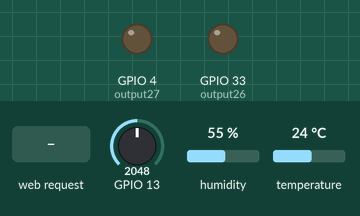
Bench run of a sketch on a simulated ESP32. Parts: output pins drawn as LEDs (lit = HIGH). The inputs (shaded band) are chosen by the test bench; at power-on: GPIO 13 = 2048, humidity 55 %, temperature 24 °C. WiFi joins after 1.5 s; servers stay silent unless stated; what the sketch prints to the serial monitor is not drawn.

Above: at 2.7 s.
2.8 s: HTTP request GET /26/on received
At 3.3 s:
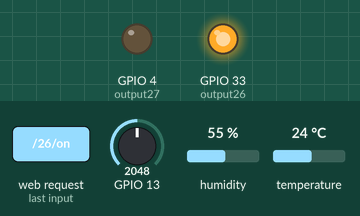
4.3 s: HTTP request GET /27/on received
At 5.5 s:
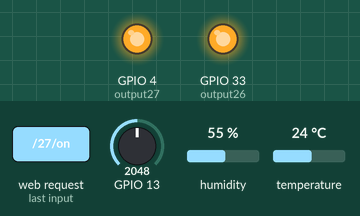
5.8 s: HTTP request GET /26/off received
At 6.8 s:
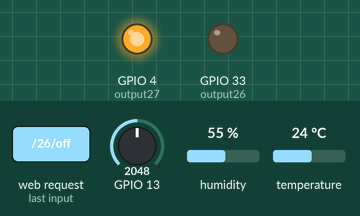
7.3 s: HTTP request GET /27/off received
At 8.0 s:
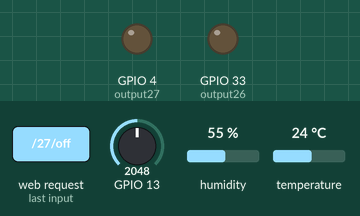
Timing chart, 0 to 9.8 s (numbered marks = the images above; inputs shaded):
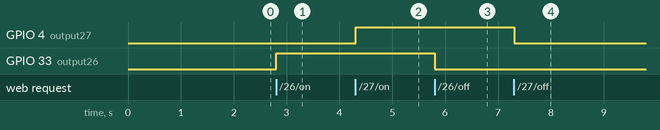

Measured:
- after the input at 2.8 s, GPIO 33 (output26): LOW → HIGH at once
- after the input at 4.3 s, GPIO 4 (output27): LOW → HIGH at once
- after the input at 5.8 s, GPIO 33 (output26): HIGH → LOW at once
- after the input at 7.3 s, GPIO 4 (output27): HIGH → LOW at once

The sketch:

send_data_sheet.ino
```cpp
/*********
  Rui Santos
  Complete project details at https://randomnerdtutorials.com
*********/

// Load Wi-Fi library
#include <WiFi.h>
#include "soc/soc.h"
#include "soc/rtc_cntl_reg.h"
#include "DHT.h"
#include <HTTPClient.h>

#define DHTTYPE DHT11   // DHT 11
#define DHTPIN 12     // Digital pin connected to the DHT sensor


// Replace with your network credentials
const char* ssid = "NETGEAR95";
const char* password = "aquaticpiano858";

// Set web server port number to 80
WiFiServer server(80);

// Variable to store the HTTP request
String header;

// Auxiliar variables to store the current output state
String output26State = "off";
String output27State = "off";

// Assign output variables to GPIO pins
const int output26 = 33;
const int output27 = 4;

// Current time
unsigned long currentTime = millis();
// Previous time
unsigned long previousTime = 0;
// Define timeout time in milliseconds (example: 2000ms = 2s)
const long timeoutTime = 2000;

String GOOGLE_SCRIPT_ID = "AKfycbzm2Q_81_XIOcQyOCKJzlbb3Z8lDELFR8tGbGER9uQyXp4gOxTLBsdZCQAhfyeT80SS";    // change Gscript ID


DHT dht(DHTPIN, DHTTYPE);

void setup() {
  WRITE_PERI_REG(RTC_CNTL_BROWN_OUT_REG, 0);

  Serial.begin(115200);
  // Initialize the output variables as outputs
  pinMode(output26, OUTPUT);
  pinMode(output27, OUTPUT);
  // Set outputs to LOW
  digitalWrite(output26, LOW);
  digitalWrite(output27, LOW);

  // Connect to Wi-Fi network with SSID and password
  Serial.print("Connecting to ");
  Serial.println(ssid);
  WiFi.begin(ssid, password);
  while (WiFi.status() != WL_CONNECTED) {
    delay(500);
    Serial.print(".");
  }
  // Print local IP address and start web server
  Serial.println("");
  Serial.println("WiFi connected.");
  Serial.println("IP address: ");
  Serial.println(WiFi.localIP());
  server.begin();

  dht.begin();

}

void loop(){
  float temp = dht.readTemperature();
  Serial.println(temp);
  float humidity = dht.readHumidity();
  float light = analogRead(13);

  WiFiClient client = server.available();   // Listen for incoming clients

  if (client) {                             // If a new client connects,
    currentTime = millis();
    previousTime = currentTime;
    Serial.println("New Client.");          // print a message out in the serial port
    String currentLine = "";                // make a String to hold incoming data from the client
    while (client.connected() && currentTime - previousTime <= timeoutTime) {  // loop while the client's connected
      currentTime = millis();
      if (client.available()) {             // if there's bytes to read from the client,
        char c = client.read();             // read a byte, then
        Serial.write(c);                    // print it out the serial monitor
        header += c;
        if (c == '\n') {                    // if the byte is a newline character
          // if the current line is blank, you got two newline characters in a row.
          // that's the end of the client HTTP request, so send a response:
          if (currentLine.length() == 0) {
            // HTTP headers always start with a response code (e.g. HTTP/1.1 200 OK)
            // and a content-type so the client knows what's coming, then a blank line:
            client.println("HTTP/1.1 200 OK");
            client.println("Content-type:text/html");
            client.println("Connection: close");
            client.println();

            // turns the GPIOs on and off
            if (header.indexOf("GET /26/on") >= 0) {
              Serial.println("GPIO 26 on");
              output26State = "on";
              digitalWrite(output26, HIGH);
            } else if (header.indexOf("GET /26/off") >= 0) {
              Serial.println("GPIO 26 off");
              output26State = "off";
              digitalWrite(output26, LOW);
            } else if (header.indexOf("GET /27/on") >= 0) {
              Serial.println("GPIO 27 on");
              output27State = "on";
              digitalWrite(output27, HIGH);
            } else if (header.indexOf("GET /27/off") >= 0) {
              Serial.println("GPIO 27 off");
              output27State = "off";
              digitalWrite(output27, LOW);
            } else if (header.indexOf("GET /SendData") >= 0) {
              String urlFinal = "https://script.google.com/macros/s/"+GOOGLE_SCRIPT_ID+"/exec?"+"temperature=" + String(temp) + "&humidity=" + String(humidity)+ "&light=" + String(light);
              Serial.println("Sending Data to sheet : ");
              Serial.print(temp);
              Serial.print(" , ");
              Serial.print(humidity);
              Serial.print(" , ");
              Serial.print(light);

              HTTPClient http;
              http.begin(urlFinal.c_str());
              http.setFollowRedirects(HTTPC_STRICT_FOLLOW_REDIRECTS);
              int httpCode = http.GET();
              Serial.print("HTTP Status Code: ");
              Serial.println(httpCode);
              //---------------------------------------------------------------------
              //getting response from google sheet
              String payload;
              if (httpCode > 0) {
                  payload = http.getString();
                  Serial.println("Payload: "+payload);
              }
              //---------------------------------------------------------------------
              http.end();

            }

            // Display the HTML web page
            client.println("<!DOCTYPE html><html>");
            client.println("<head><meta name=\"viewport\" content=\"width=device-width, initial-scale=1\">");
            client.println("<link rel=\"icon\" href=\"data:,\">");
            // CSS to style the on/off buttons
            // Feel free to change the background-color and font-size attributes to fit your preferences
            client.println("<style>html { font-family: Helvetica; display: inline-block; margin: 0px auto; text-align: center;}");
            client.println(".button { background-color: #4CAF50; border: none; color: white; padding: 16px 40px;");
            client.println("text-decoration: none; font-size: 30px; margin: 2px; cursor: pointer;}");
            client.println(".button2 {background-color: #555555;}</style></head>");

            // Web Page Heading
            client.println("<body><h1>ESP32 Web Server</h1>");

            // Display current state, and ON/OFF buttons for GPIO 26
            client.println("<p>GPIO 26 - State " + output26State + "</p>");
            // If the output26State is off, it displays the ON button
            if (output26State=="off") {
              client.println("<p><a href=\"/26/on\"><button class=\"button\">ON</button></a></p>");
            } else {
              client.println("<p><a href=\"/26/off\"><button class=\"button button2\">OFF</button></a></p>");
            }

            // Display current state, and ON/OFF buttons for GPIO 27
            client.println("<p>GPIO 27 - State " + output27State + "</p>");
            // If the output27State is off, it displays the ON button
            if (output27State=="off") {
              client.println("<p><a href=\"/27/on\"><button class=\"button\">ON</button></a></p>");
            } else {
              client.println("<p><a href=\"/27/off\"><button class=\"button button2\">OFF</button></a></p>");
            }

            client.println("<p><a href=\"/SendData\"><button class=\"button button2\">Write Data </button></a></p>");

            client.println("</body></html>");

            // The HTTP response ends with another blank line
            client.println();
            // Break out of the while loop
            break;
          } else { // if you got a newline, then clear currentLine
            currentLine = "";
          }
        } else if (c != '\r') {  // if you got anything else but a carriage return character,
          currentLine += c;      // add it to the end of the currentLine
        }
      }
    }
    // Clear the header variable
    header = "";
    // Close the connection
    client.stop();
    Serial.println("Client disconnected.");
    Serial.println("");
  }
}
```
